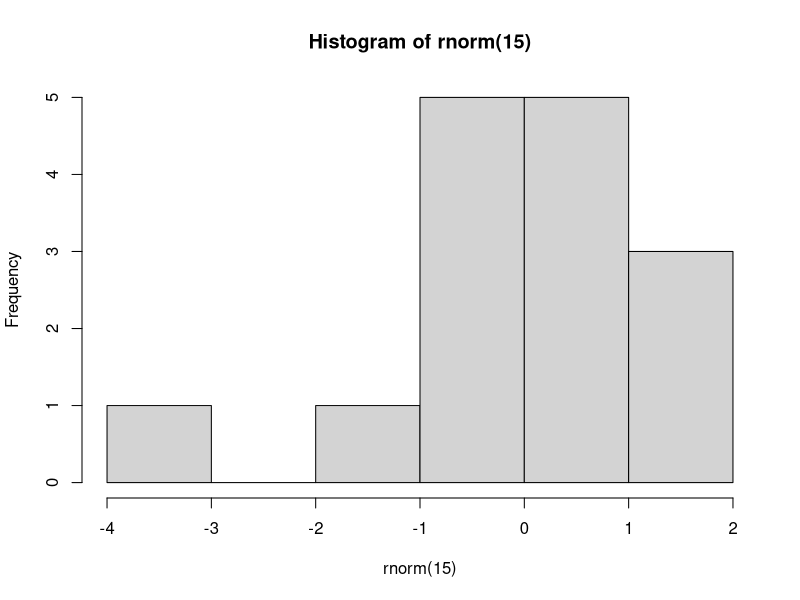

Write the R code that produced this figure.
## ---- chunk 1
hist(rnorm(15))
## ---- chunk 2
data(mtcars)
knitr::kable(mtcars[1:5, ], )
